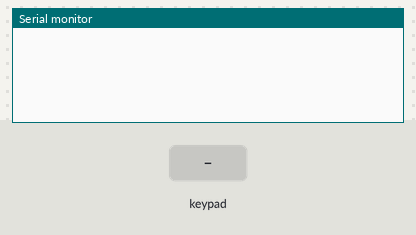
A sketch run on a simulated Arduino Uno, built with avr-gcc and run on an emulated ATmega328P. Parts: the last lines printed to the serial monitor. Inputs (shaded band) come from the test bench.

Above: at 1.2 s.
1.3 s: key '1' pressed
At 2.5 s:
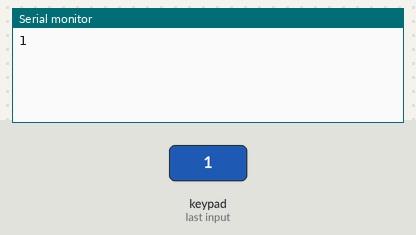
2.8 s: keypad keys 9 8 7 6 # pressed 0.4 s apart
At 5.1 s:
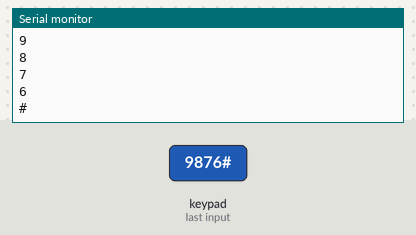
6.3 s: key '*' pressed
At 7.5 s:
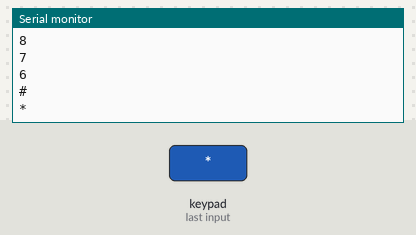
7.8 s: keypad keys 5 4 3 pressed 0.4 s apart
At 9.4 s:
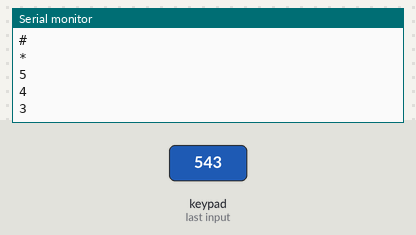
Timing chart, 0 to 10.9 s (numbered marks = the images above; inputs shaded):
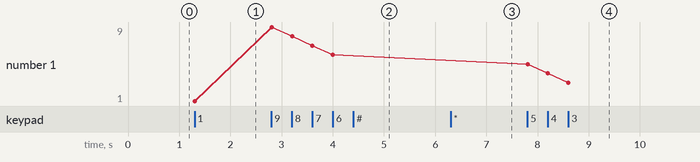

The sketch:

Teclado.ino
```cpp
#include <Keypad.h>

const byte linhas = 4;
const byte colunas = 3;

char teclado[linhas][colunas] = {
  {'1', '2', '3'},
  {'4', '5', '6'},
  {'7', '8', '9'},
  {'*', '0', '#'}
};

byte linhasPins[linhas] = {9, 8, 7, 6};
byte colunasPins[colunas] = {5, 4, 3};

Keypad customKeypad = Keypad(makeKeymap(teclado), linhasPins, colunasPins, linhas, colunas);


void setup(){
  Serial.begin(9600);
}

void loop(){
  char customKey = customKeypad.getKey();
    if (customKey){
    Serial.println(customKey);
  }
  }
```

Measured:
- after the input at 1.3 s, the serial monitor: prints a new line at once (image 1)
- after the input at 2.8 s, the serial monitor: prints a new line at once (image 2)
- after the input at 6.3 s, the serial monitor: prints a new line at once (image 3)
- after the input at 7.8 s, the serial monitor: prints a new line at once (image 4)
- plotted number 1: 1 → 6 after the input at 2.8 s, 6 → 3 after the input at 7.8 s
